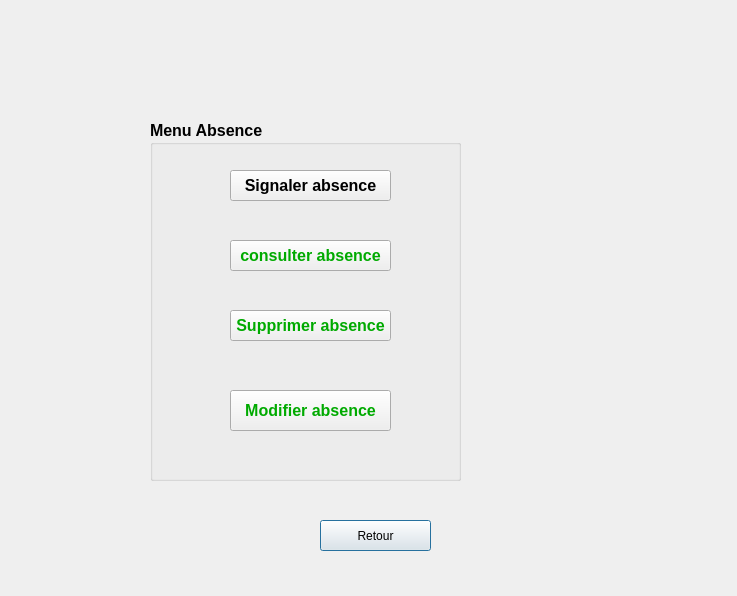
<?xml version="1.0" encoding="UTF-8"?>
<ui version="4.0">
 <class>menu_absence</class>
 <widget class="QDialog" name="menu_absence">
  <property name="geometry">
   <rect>
    <x>0</x>
    <y>0</y>
    <width>737</width>
    <height>596</height>
   </rect>
  </property>
  <property name="windowTitle">
   <string>Dialog</string>
  </property>
  <widget class="QPushButton" name="retourPB">
   <property name="geometry">
    <rect>
     <x>320</x>
     <y>520</y>
     <width>111</width>
     <height>31</height>
    </rect>
   </property>
   <property name="text">
    <string>Retour</string>
   </property>
   <property name="icon">
    <iconset>
     <normaloff>:/zzzz/arrow_left_9-20110809170243-00023.png</normaloff>:/zzzz/arrow_left_9-20110809170243-00023.png</iconset>
   </property>
   <property name="iconSize">
    <size>
     <width>20</width>
     <height>20</height>
    </size>
   </property>
  </widget>
  <widget class="QGroupBox" name="groupBox">
   <property name="geometry">
    <rect>
     <x>150</x>
     <y>120</y>
     <width>311</width>
     <height>361</height>
    </rect>
   </property>
   <property name="font">
    <font>
     <pointsize>12</pointsize>
     <weight>75</weight>
     <bold>true</bold>
    </font>
   </property>
   <property name="styleSheet">
    <string notr="true"/>
   </property>
   <property name="title">
    <string>Menu Absence</string>
   </property>
   <widget class="QPushButton" name="ajouterPBA">
    <property name="geometry">
     <rect>
      <x>80</x>
      <y>50</y>
      <width>161</width>
      <height>31</height>
     </rect>
    </property>
    <property name="styleSheet">
     <string notr="true"/>
    </property>
    <property name="text">
     <string>Signaler absence</string>
    </property>
    <property name="icon">
     <iconset>
      <normaloff>:/zzzz/Button-Add.ico</normaloff>:/zzzz/Button-Add.ico</iconset>
    </property>
    <property name="iconSize">
     <size>
      <width>20</width>
      <height>20</height>
     </size>
    </property>
   </widget>
   <widget class="QPushButton" name="modifierPBA">
    <property name="geometry">
     <rect>
      <x>80</x>
      <y>270</y>
      <width>161</width>
      <height>41</height>
     </rect>
    </property>
    <property name="styleSheet">
     <string notr="true">color: rgb(0, 170, 0);</string>
    </property>
    <property name="text">
     <string>Modifier absence</string>
    </property>
    <property name="icon">
     <iconset>
      <normaloff>:/zzzz/ICONGROUP_8.ico</normaloff>:/zzzz/ICONGROUP_8.ico</iconset>
    </property>
    <property name="iconSize">
     <size>
      <width>20</width>
      <height>20</height>
     </size>
    </property>
   </widget>
   <widget class="QPushButton" name="consulterPBA">
    <property name="geometry">
     <rect>
      <x>80</x>
      <y>120</y>
      <width>161</width>
      <height>31</height>
     </rect>
    </property>
    <property name="styleSheet">
     <string notr="true">color: rgb(0, 170, 0);</string>
    </property>
    <property name="text">
     <string>consulter absence</string>
    </property>
    <property name="icon">
     <iconset>
      <normaloff>:/zzzz/loupe.ico</normaloff>:/zzzz/loupe.ico</iconset>
    </property>
    <property name="iconSize">
     <size>
      <width>20</width>
      <height>20</height>
     </size>
    </property>
   </widget>
   <widget class="QPushButton" name="supprimerPBA">
    <property name="geometry">
     <rect>
      <x>80</x>
      <y>190</y>
      <width>161</width>
      <height>31</height>
     </rect>
    </property>
    <property name="styleSheet">
     <string notr="true">color: rgb(0, 170, 0);</string>
    </property>
    <property name="text">
     <string>Supprimer absence</string>
    </property>
    <property name="icon">
     <iconset>
      <normaloff>:/zzzz/Button-Delete.ico</normaloff>:/zzzz/Button-Delete.ico</iconset>
    </property>
    <property name="iconSize">
     <size>
      <width>20</width>
      <height>20</height>
     </size>
    </property>
   </widget>
  </widget>
 </widget>
 <resources/>
 <connections/>
</ui>
